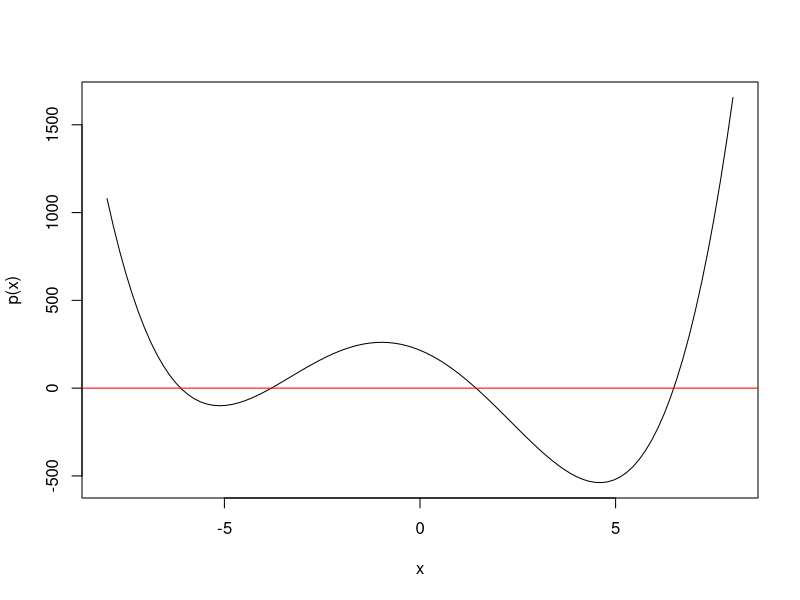
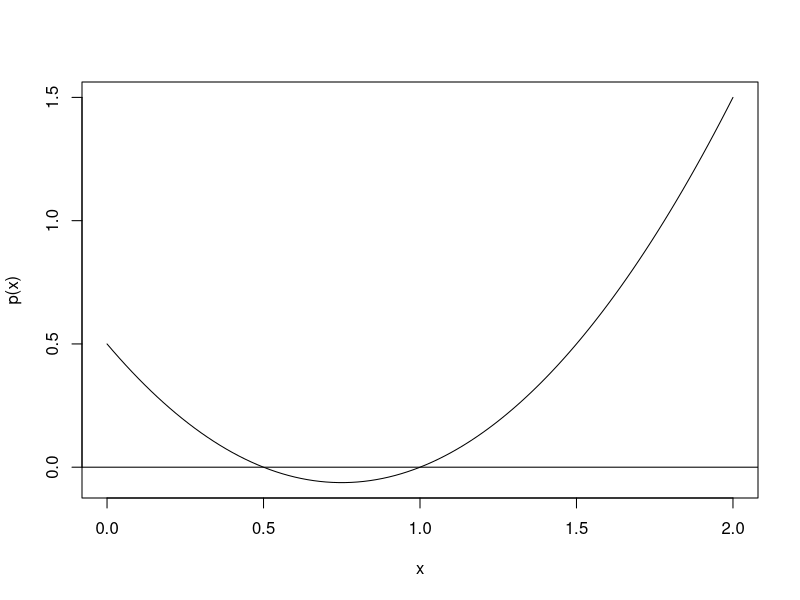
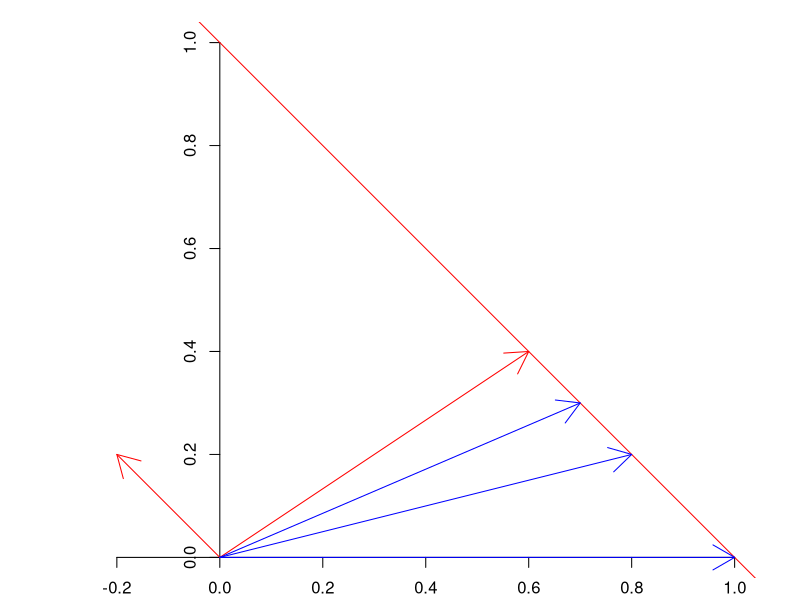
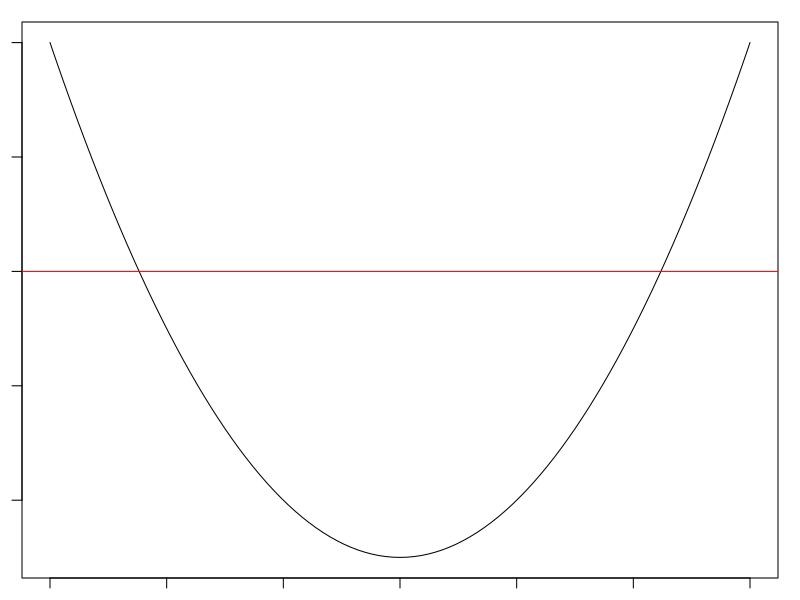

R code for these plots, in order:
#Math 23 Script 1.4X-EigenvectorApplications.R
#Module 1, Week 4, subtopic 1.8

#Last modified September 17, 2014 by Paul Bamberg
library("pracma")

#Topic 1 - The special case of a symmetric matrix
#Illustrating two properties, both easy to prove in the 2x2 case:
#All the eigenvalues are real. (proved in Hubbard chapter 3 using lots of analysis)
#Eigenvectors for distinct eigenvalues are orthogonal. (not hard to prove in general)
A<- matrix(c(1,2,3,4,2,-2,1,-3,3,1,-2,2,4,-3,2,1),4); A
identical(t(A),A)    #it is symmetric
w <- c(1,0,0,0)
T <- cbind(w, A%*%w, A%*%A%*%w, A%*%A%*%A%*%w, A%*%A%*%A%*%A%*%w); T
pCoef <- rref(T)[,5]  #the last column
p <- function(t) t^4 - pCoef[4]* t^3 - pCoef[3]*t^2 - pCoef[2]*t - pCoef[1]   #real-world problems come out like this!
curve(p(x), from = -8, to =8); abline(h=0, col="red")
#Now we have to find the four eigenvalues
lam1 <- uniroot(p, c(5,7))$root;lam1; p(lam1)
lam2 <- uniroot(p, c(-0,3))$root;lam2; p(lam2)
lam3 <- uniroot(p, c(-5,-1))$root;lam3; p(lam3)
lam4 <- uniroot(p, c(-8,-4))$root;lam4; p(lam4)
#We can compare with the built-in function
eigen(A)$values
lam1; lam2; lam3; lam4

#We can now get an eigenvector for each eigenvalue.
#It is conventional to make each be a unit vector.
I <- diag(c(1,1,1,1))
v <- (A-lam2*I )%*%(A-lam3*I )%*%(A-lam4*I )%*%w; v1<-v/sqrt(sum(v^2))
A%*%v1; lam1*v1    #it checks!
v  <- (A-lam1*I )%*%(A-lam3*I )%*%(A-lam4*I )%*%w; v2<-v/sqrt(sum(v^2))
v  <- (A-lam1*I )%*%(A-lam2*I )%*%(A-lam4*I )%*%w; v3<-v/sqrt(sum(v^2))
v  <- (A-lam1*I )%*%(A-lam2*I )%*%(A-lam3*I )%*%w; v4<-v/sqrt(sum(v^2))
P <- cbind(v1,v2,v3,v4); PInv <-solve(P); D <- diag(c(lam1,lam2,lam3, lam4))
round(P%*%D%*%PInv, digits = 4);A  #we diagonalized A!!
round(t(P) %*%P, digits = 4)   #the columns are orthonormal
eigen(A)$vectors; P            #and we agree with the built-in function

#Note: you need math skills to prove that this will always work
#plus computing skills to get the eigenvectors and eigenvalues.

#Topic 2 - Markov Process (from script 1.1D)
w <- c(1,0)  #this is legal; it means team 1 is serving for sure.

#The transition matrix
F <- matrix(c(0.8, 0.2, 0.3, 0.7),2); F

#Let's find the eigenvalues
T <- cbind(w, F%*%w, F%*%F%*%w)
pCoef <-rref(T)[,3]
p <- function(t) t^2 - pCoef[2]*t - pCoef[1]
curve(p(x), from = 0, to = 2); abline(h=0)
#Eigenvalues are 1 and 0.5
I <- diag(c(1,1))
v1 <- (F - 0.5*I)%*%w; v1
v1 <- 2*v1   #eigenvector for eigenvalue 1
v2 <- (F - 1*I)%*%w; v2  #eigenvector for eigenvalue 2

par(mar=c(1,1,1,1)+0.1, pch=20)  #set up narrow margins
plot(NULL, xlim = c(-0.3,1), ylim = c(0,1), xlab = "", ylab= "",
     asp =1,axes = FALSE) #asp=1 gives a 1:1 aspect ratio
axis(1,pos = 0); axis(2,pos = 0) #axes blow and to the left
abline(1,-1, col = "red")
#Here are the eigenvectors.
arrows(0,0, v1[1], v1[2], col = "red")
arrows(0,0, v2[1], v2[2], col = "red")

#Here is the starting situation.
arrows(0,0, w[1], w[2], col = "blue")
#Now play the first point.
w1 <- F %*% w; w1
arrows(0,0, w1[1], w1[2], col = "blue")
#The difference w0-v1 was along the direction of v2 and got multiplied by 0.5
#Now play the second point.
w2 <- F %*% w1; w2
arrows(0,0, w2[1], w2[2], col = "blue")
#Each point, the component along eigenvector v2 is multiplied by eigenvalue 0.5

#Topic 3 - Eigenvectors for a reflection
#Here is a reflection matrix 
F <- matrix(c(1/9,4/9,8/9,4/9,7/9,-4/9,8/9,-4/9,1/9),3);F
round(t(F)%*%F); det(F)   #it's a reflection 

#Let's find the eigenvalues
w <- c(1,0,0); I  <- diag(c(1,1,1))
T <- cbind(w, F%*%w, F%*%F%*%w); T
rref(T) #A^2 - I = (A-I)(A+I) = 0
#Eigenvalues are -1 and 1
v1 <- (F - I)%*%w; v1  #eigenvector for eigenvalue -1
F%*%v1    #it is perpendicular to the plane
v2 <- (F + I)%*%w; v2   #eigenvector for eigenvalue +1
F%*%v2  #it is in the plane of reflection

#To get a third eigenvector we have to start over.
#The second standard basis vector produced nothing new.
w <- c(0,0,1); I  <- diag(c(1,1,1))
T <- cbind(w, F%*%w, F%*%F%*%w); T
rref(T)    #A^2 - I = (A-I)(A+I) = 0
#Eigenvalues are -1 and 1
v1x <- (F - I)%*%w; v1x; v1  #eigenvector for eigenvalue -1 is not new
v3 <- (F + I)%*%w; v3   #another eigenvector for eigenvalue +1
F%*%v3  #it is in the plane of reflection
P <- cbind(v1,v2,v3); P    #columns are a basis of eigenvectors
round(solve(P)%*%F%*%P)
#Relative to the new basis, the reflection 
#just reverses the first basis vector and leaves the others unchanged
sum(v2*v3)  #equal eigenvalues - need not be orthogonal
 
#Topic 4 - Sequences defined by linear recurrences
a <- numeric(30)  #an empty vector
a[1] <- 1; a[2] <- 2
a[3] <- a[1]+a[2] ; a
#We can express the rule by using matrices
A <-matrix(c(0,1,1,1),2);A
a[3:4] <- A%*%a[2:3]; a
a[5:6] <- A%*%A%*%a[3:4]; a  #two steps at once

#Let's raise A to a high power using eigenvectors
w <- c(1,0) ; I <- diag(c(1,1))
T <- cbind(w, A%*%w, A%*%A%*%w); T
#So p(t) = t^2 - t - 1
#Solve by the quadratic formula as in the textbook, or
p <- function(t) t^2 - t - 1
curve(p(x),from = -1, to = 2); abline(h=0, col = "red")
lam1 <- uniroot(p, c(1,2))$root; lam1; (1+sqrt(5))/2
lam2 <- uniroot(p, c(-1,0))$root; lam2; (1-sqrt(5))/2
#Now find the eigenvectors
v1 <- (A - lam2*I)%*%w; v2 <- (A - lam1*I)%*%w
#Construct the change-of-basis matrix
P <- cbind(v1,v2); PInv <- solve(P); D<- diag(c(lam1,lam2));P;D
round(P%*%D%*%PInv)   #strange way to write A
#It's easy to raise D to the twentieth power
D20 <- D^20; D20
A20 <- round(P%*%D20%*%PInv); A20

a[25:26] <- A20%*%a[5:6]; a  #twenty steps at once
